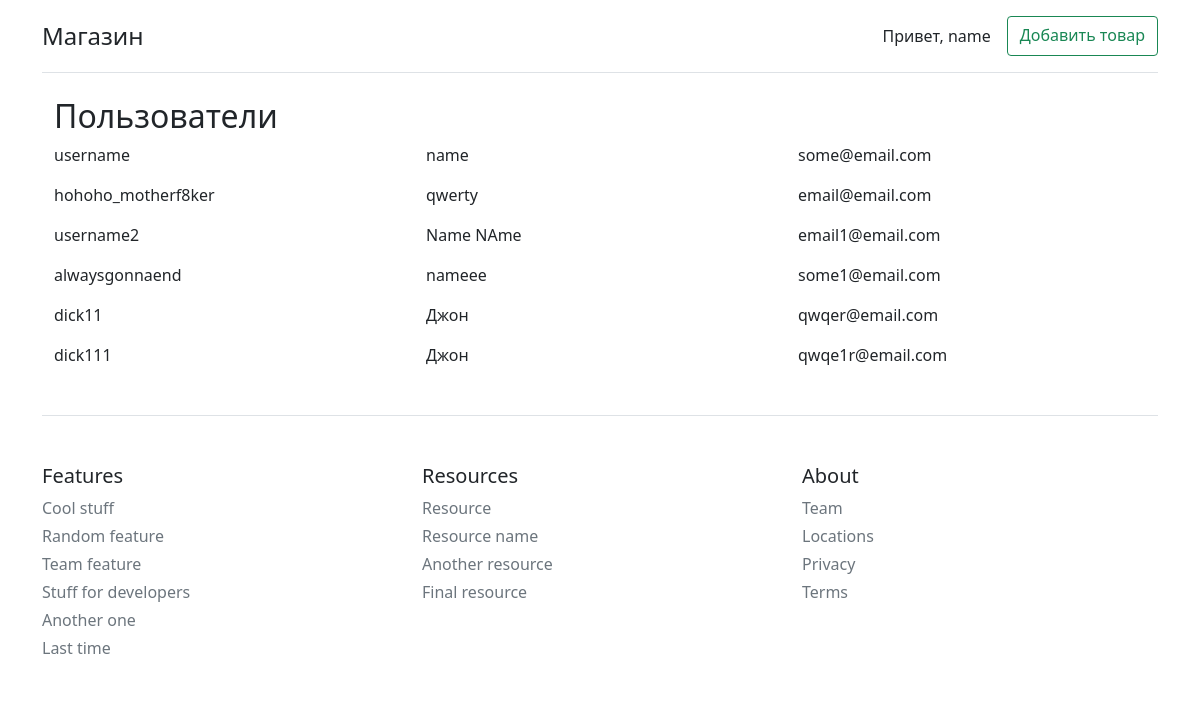
/users (signed in), run on the app's committed database.
### eshop/models.py (models this page shows, shortened)
class Main:
    def add_to(self):
        try:
            db.session.add(self)
            db.session.commit()
            return True
        except Exception as e:
            print(e)
            return False

class User(UserMixin, db.Model, Main):
    __tablename__ = 'eshop_User'
    id = db.Column(
        db.Integer,
        primary_key=True
    )
    email = db.Column(
        db.String(100),
        unique=True,
        nullable=False
    )
    username = db.Column(
        db.String(100),
        unique=True,
        nullable=False
    )
    name = db.Column(
        db.String(200)
    )
    password = db.Column(
        db.String(200),
        primary_key=False,
        unique=False,
        nullable=False
    )
    reg_date = db.Column(
        db.DateTime,
        default=datetime.utcnow
    )

### eshop/routes.py (the view)
@app.route('/users')
@login_required
def user_list():
    users = User.query.all()
    return render_template('admin/users.html', users=users)

### eshop/auth/routes.py (called while the page is built)
@login_manager.user_loader
def load_user(user_id):
    try:
        return User.query.get(user_id)
    except Exception as e:
        return None

### eshop/templates/admin/users.html (shortened to what this page needs)
{% extends 'base.html' %}
{% block content %}
<div class="container">
    <h2 class="mt-4">Пользователи</h2>
    {% for user in users %}
        <div class="row mb-3">
          <div class="col-4 themed-grid-col">{{ user.username }}</div>
          <div class="col-4 themed-grid-col">{{ user.name }}</div>
          <div class="col-4 themed-grid-col">{{ user.email }}</div>
        </div>
    {% endfor %}
</div>
{% endblock %}

### eshop/templates/header.html
<header>
    <div class="d-flex flex-column flex-md-row align-items-center pb-3 mb-4 border-bottom">
      <a href="{{ url_for('index') }}" class="d-flex align-items-center text-dark text-decoration-none">
        <span class="fs-4">Магазин</span>
      </a>
      <nav class="d-inline-flex mt-2 mt-md-0 ms-md-auto">
        {% if not current_user.is_authenticated  %}
          <a class="me-3 py-2 text-dark text-decoration-none" href="{{ url_for('about') }}">О нас</a>
          <a class="btn btn-outline-warning" href="{{ url_for('auth_bp.login') }}">Войти</a>
        {% else %}
          <a class="me-3 py-2 text-dark text-decoration-none" href="{{ url_for('dashboard', username=current_user.username) }}">Привет, {{ current_user.name }}</a>
          <a class="btn btn-outline-success" href="{{ url_for('create') }}">Добавить товар</a>
        {% endif %}
      </nav>
    </div>
</header>

### data on the page
User: name "name", username "username", email "some@email.com"
User: username "hohoho_motherf8ker", name "qwerty", email "email@email.com"
User: username "username2", name "Name NAme", email "email1@email.com"
User: username "alwaysgonnaend", name "nameee", email "some1@email.com"
User: username "dick11", name "Джон", email "qwqer@email.com"
User: username "dick111", name "Джон", email "qwqe1r@email.com"
